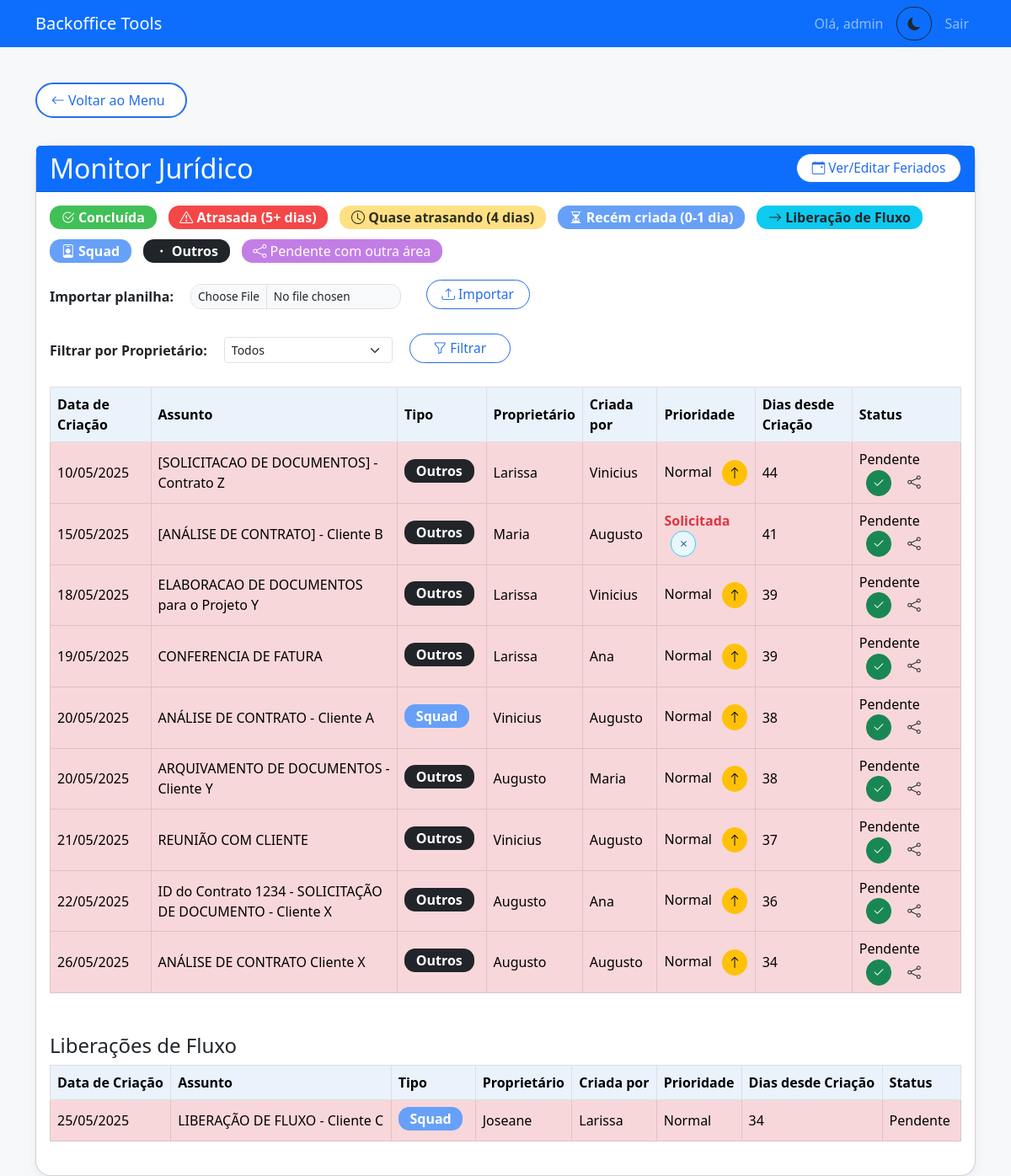
/monitor_juridico (signed in), run on the app's committed database.
### models.py (models this page shows, shortened)
class AtividadeJuridica(db.Model):
    id = db.Column(db.Integer, primary_key=True)
    tipo = db.Column(db.String(120), nullable=True)
    assunto = db.Column(db.String(255), nullable=True)
    data_criacao = db.Column(db.Date, nullable=False)
    proprietario = db.Column(db.String(120), nullable=True)
    criado_por = db.Column(db.String(120), nullable=True)
    prioridade = db.Column(db.String(50), default='Normal')
    status = db.Column(db.String(50), default='Pendente')
    data_ultimo_status = db.Column(db.DateTime, default=datetime.utcnow)
    areas_pendentes = db.Column(db.String(255), nullable=True)

### app.py (the view, shortened to what this page needs)
@app.route('/monitor_juridico', methods=['GET', 'POST'])
@permission_required('can_access_monitor_juridico')
def monitor_juridico():
    all_holidays_db = Feriado.query.order_by(Feriado.data).all()
    feriados_for_calc = {f.data for f in all_holidays_db}
    feriados_str = [f.format_date_br() for f in all_holidays_db]
    erro = None
    filter_proprietario = request.args.get('filter_proprietario', '').strip()
    def primeiro_nome(nome_completo):
        return str(nome_completo).strip().split(' ')[0] if nome_completo and str(nome_completo).strip() else ""
    query_atividades = AtividadeJuridica.query
    all_activities_from_db = query_atividades.all()
    atividades_geral = []
    atividades_liberacao = []
    for row_obj in all_activities_from_db:
        data_criacao = row_obj.data_criacao
        assunto = row_obj.assunto
        proprietario = primeiro_nome(row_obj.proprietario)
        criado_por = primeiro_nome(row_obj.criado_por)
        prioridade = row_obj.prioridade
        current_status_db = row_obj.status
        tipo_atividade = row_obj.tipo
        areas_pendentes_db = row_obj.areas_pendentes
        hoje = datetime.now().date()
        dias = dias_uteis_entre_datas(data_criacao, hoje, feriados_for_calc)
        cor = ''
        status_display = current_status_db
        if str(current_status_db).lower() == 'concluída':
            cor = 'table-success'
            status_display = 'Concluída'
        elif areas_pendentes_db and areas_pendentes_db.strip() and areas_pendentes_db.lower() != 'null':
            cor = 'table-area-externa'
            status_display = f"Pendente: {areas_pendentes_db.replace(',', ', ')}"
        elif isinstance(dias, int) and dias >= 5:
            cor = 'table-danger'
            status_display = 'Atrasada'
        elif isinstance(dias, int) and dias == 4:
            cor = 'table-warning'
            status_display = 'Quase atrasando'
        elif isinstance(dias, int) and dias <= 1:
            cor = 'table-primary'
            status_display = 'Recém criada'
        else:
            status_display = 'Pendente'
        atividade_dict = {
            'id': row_obj.id,
            'data_criacao': data_criacao.strftime('%d/%m/%Y'),
            'assunto': assunto,
            'proprietario': proprietario,
            'criador': criado_por,
            'prioridade': prioridade,
            'status': status_display,
            'dias': dias,
            'cor': cor,
            'tipo': tipo_atividade,
            'original_status': current_status_db,
            'areas_pendentes': areas_pendentes_db
        }
        if 'liberação de fluxo' in assunto.lower():
            atividades_liberacao.append(atividade_dict)
        else:
            atividades_geral.append(atividade_dict)
    atividades_geral = sorted(atividades_geral, key=lambda x: datetime.strptime(x['data_criacao'], "%d/%m/%Y"), reverse=False)
    atividades_liberacao = sorted(atividades_liberacao, key=lambda x: datetime.strptime(x['data_criacao'], "%d/%m/%Y"), reverse=False)
    unique_proprietarios = db.session.query(
        AtividadeJuridica.proprietario
    ).filter(AtividadeJuridica.proprietario != None).distinct().order_by(AtividadeJuridica.proprietario).all()
    unique_proprietarios_list = sorted(list(set(primeiro_nome(p[0]) for p in unique_proprietarios if p[0])))
    return render_template(
        'monitor_juridico.html',
        atividades=atividades_geral,
        liberacoes=atividades_liberacao,
        feriados=feriados_str,
        erro=erro,
        now=datetime.now(),
        unique_proprietarios=unique_proprietarios_list,
        filter_proprietario=filter_proprietario
    )

### templates/monitor_juridico.html (shortened to what this page needs)
{% extends "base.html" %}
{% block content %}
<a href="{{ url_for('menu') }}" class="btn btn-outline-primary mb-3">
    <i class="bi bi-arrow-left"></i> Voltar ao Menu
</a>
<div class="card mt-3">
    <div class="card-header bg-primary text-white d-flex justify-content-between align-items-center">
        <h2 class="mb-0">Monitor Jurídico</h2>
        <div class="d-flex align-items-center">
            <button type="button" class="btn btn-outline-primary btn-sm ms-2" data-bs-toggle="modal" data-bs-target="#modalFeriados" style="min-width:140px;">
                <i class="bi bi-calendar-event"></i> Ver/Editar Feriados
            </button>
        </div>
    </div>
    <div class="card-body">
        <div class="mb-3 d-flex flex-wrap gap-2 align-items-center">
            <span class="badge bg-success"><i class="bi bi-check2-circle"></i> Concluída</span>
            <span class="badge bg-danger"><i class="bi bi-exclamation-triangle"></i> Atrasada (5+ dias)</span>
            <span class="badge bg-warning text-dark"><i class="bi bi-clock"></i> Quase atrasando (4 dias)</span>
            <span class="badge bg-primary"><i class="bi bi-hourglass-split"></i> Recém criada (0-1 dia)</span>
            <span class="badge bg-info text-dark"><i class="bi bi-arrow-right"></i> Liberação de Fluxo</span>
            <span class="badge bg-primary text-white"><i class="bi bi-person-badge"></i> Squad</span>
            <span class="badge bg-dark text-white"><i class="bi bi-dot"></i> Outros</span>
            <span class="badge bg-area"><i class="bi bi-share"></i> Pendente com outra área</span>
        </div>
        <form method="post" enctype="multipart/form-data" class="d-flex align-items-center mb-4" style="gap:12px;">
            <label for="file" class="form-label mb-0 me-2"><strong>Importar planilha:</strong></label>
            <input class="form-control form-control-sm" style="width:250px;max-width:250px;display:inline-block;" type="file" id="file" name="file" accept=".xlsx,.xls">
            <button class="btn btn-outline-primary btn-sm ms-2" type="submit">
                <i class="bi bi-upload"></i> Importar
            </button>
        </form>
        <form method="GET" action="{{ url_for('monitor_juridico') }}" class="d-flex align-items-center mb-4" style="gap:12px;">
            <label for="filter_proprietario" class="form-label mb-0 me-2"><strong>Filtrar por Proprietário:</strong></label>
            <select class="form-select form-select-sm" style="width:200px;max-width:200px;display:inline-block;" id="filter_proprietario" name="filter_proprietario">
                <option value="">Todos</option>
            </select>
            <button class="btn btn-outline-primary btn-sm ms-2" type="submit">
                <i class="bi bi-funnel"></i> Filtrar
            </button>
        </form>
        <div class="table-responsive">
            <table class="table table-bordered align-middle" id="tabelaAtividades">
                <thead class="table-light">
                    <tr>
                        <th>Data de Criação</th>
                        <th>Assunto</th>
                        <th>Tipo</th>
                        <th>Proprietário</th>
                        <th>Criada por</th>
                        <th>Prioridade</th>
                        <th>Dias desde Criação</th>
                        <th>Status</th>
                    </tr>
                </thead>
                <tbody id="tbodyAtividades">
                    {% for a in atividades %}
                        <tr class="{{ a.cor }}" data-original-class="{{ a.cor }}" data-id="{{ a.id }}" data-dias="{{ a.dias }}">
                            <td>{{ a.data_criacao }}</td>
                            <td>{{ a.assunto }}</td>
                            <td>
                                {% if a.tipo and a.tipo.lower().startswith('squad') %}
                                    <span class="badge bg-primary">Squad</span>
                                {% elif a.tipo and a.tipo.lower() == 'outros' %}
                                    <span class="badge bg-dark">Outros</span>
                                {% elif a.tipo %}
                                    <span class="badge bg-success">{{ a.tipo }}</span>
                                {% else %}
                                    <span class="badge bg-secondary">Não informado</span>
                                {% endif %}
                            </td>
                            <td>{{ a.proprietario }}</td>
                            <td>{{ a.criador }}</td>
                            <td>
                                <span class="prioridade-label">{% if a.prioridade == 'Solicitada' %}<b class="text-danger">Solicitada</b>{% else %}{{ a.prioridade or 'Normal'}}{% endif %}</span>
                                <button type="button" class="btn btn-warning btn-sm btn-prioridade ms-2" title="Priorizar"
                                        {% if a.prioridade == 'Solicitada' %}style="display:none;"{% endif %}>
                                    <i class="bi bi-arrow-up"></i>
                                </button>
                                <button type="button" class="btn btn-outline-secondary btn-sm btn-desprioridade ms-2" title="Remover Prioridade"
                                        {% if a.prioridade != 'Solicitada' %}style="display:none;"{% endif %}>
                                    <i class="bi bi-x"></i>
                                </button>
                            </td>
                            <td>{{ a.dias }}</td>
                            <td>
                                <span class="span-status">
                                    {% if a.original_status.lower() == 'concluída' %}
                                        Concluída
                                    {% elif a.areas_pendentes and a.areas_pendentes != 'null' %}
                                        Pendente: {{ a.areas_pendentes.replace(',', ', ') }}
                                    {% else %}
                                        {{ a.original_status or '' }}
                                    {% endif %}
                                </span>
                                <button type="button" class="btn btn-success btn-sm btn-status ms-2" title="Marcar como concluída"
                                    {% if a.original_status.lower() == 'concluída' %}style="display:none;"{% endif %}>
                                    <i class="bi bi-check2"></i>
                                </button>
                                <button type="button" class="btn btn-outline-area btn-outraarea ms-2" title="Marcar como pendente com outra área"
                                    {% if a.original_status.lower() == 'concluída' %}style="display:none;"{% endif %}>
                                    <i class="bi bi-share"></i>
                                </button>
                            </td>
                        </tr>
                    {% endfor %}
                </tbody>
            </table>
        </div>
        {% if liberacoes %}
        <h4 class="mt-4 mb-2">Liberações de Fluxo</h4>
        <div class="table-responsive">
            <table class="table table-bordered align-middle" id="tabelaLiberacoes">
                <thead class="table-light">
                    <tr>
                        <th>Data de Criação</th>
                        <th>Assunto</th>
                        <th>Tipo</th>
                        <th>Proprietário</th>
                        <th>Criada por</th>
                        <th>Prioridade</th>
                        <th>Dias desde Criação</th>
                        <th>Status</th>
                    </tr>
                </thead>
                <tbody id="tbodyLiberacoes">
                    {% for l in liberacoes %}
                        <tr class="{{ l.cor }}" data-original-class="{{ l.cor }}" data-id="{{ l.id }}" data-dias="{{ l.dias }}">
                            <td>{{ l.data_criacao }}</td>
                            <td>{{ l.assunto }}</td>
                            <td>
                                {% if l.tipo and l.tipo.lower().startswith('squad') %}
                                    <span class="badge bg-primary">Squad</span>
                                {% elif l.tipo and l.tipo.lower() == 'outros' %}
                                    <span class="badge bg-dark">Outros</span>
                                {% elif l.tipo %}
                                    <span class="badge bg-success">{{ l.tipo }}</span>
                                {% else %}
                                    <span class="badge bg-secondary">Não informado</span>
                                {% endif %}
                            </td>
                            <td>{{ l.proprietario }}</td>
                            <td>{{ l.criador }}</td>
                            <td><span class="prioridade-label">{{ l.prioridade or 'Normal'}}</span></td>
                            <td>{{ l.dias }}</td>
                            <td>
                                <span class="span-status">
                                    {% if l.original_status.lower() == 'concluída' %}
                                        Concluída
                                    {% elif l.areas_pendentes and l.areas_pendentes != 'null' %}
                                        Pendente: {{ l.areas_pendentes.replace(',', ', ') }}
                                    {% else %}
                                        {{ l.original_status or '' }}
                                    {% endif %}
                                </span>
                            </td>
                        </tr>
                    {% endfor %}
                </tbody>
            </table>
        </div>
        {% endif %}
    </div>
</div>
{% endblock %}

### data on the page
AtividadeJuridica: data_criacao "10/05/2025", assunto "[SOLICITACAO DE DOCUMENTOS] - Contrato Z", tipo "Outros", proprietario "Larissa", criador "Vinicius", prioridade "Normal", dias "44", status "Pendente"
AtividadeJuridica: data_criacao "15/05/2025", assunto "[ANÁLISE DE CONTRATO] - Cliente B", tipo "Outros", proprietario "Maria", criador "Augusto", prioridade "Solicitada", dias "41", status "Pendente"
AtividadeJuridica: data_criacao "18/05/2025", assunto "ELABORACAO DE DOCUMENTOS para o Projeto Y", tipo "Outros", proprietario "Larissa", criador "Vinicius", prioridade "Normal", dias "39", status "Pendente"
AtividadeJuridica: data_criacao "19/05/2025", assunto "CONFERENCIA DE FATURA", tipo "Outros", proprietario "Larissa", criador "Ana", prioridade "Normal", dias "39", status "Pendente"
AtividadeJuridica: data_criacao "20/05/2025", assunto "ANÁLISE DE CONTRATO - Cliente A", shows "Squad", proprietario "Vinicius", criador "Augusto", prioridade "Normal", dias "38", status "Pendente"
AtividadeJuridica: data_criacao "20/05/2025", assunto "ARQUIVAMENTO DE DOCUMENTOS - Cliente Y", tipo "Outros", proprietario "Augusto", criador "Maria", prioridade "Normal", dias "38", status "Pendente"
AtividadeJuridica: data_criacao "21/05/2025", assunto "REUNIÃO COM CLIENTE", tipo "Outros", proprietario "Vinicius", criador "Augusto", prioridade "Normal", dias "37", status "Pendente"
AtividadeJuridica: data_criacao "22/05/2025", assunto "ID do Contrato 1234 - SOLICITAÇÃO DE DOCUMENTO - Cliente X", tipo "Outros", proprietario "Augusto", criador "Ana", prioridade "Normal", dias "36", status "Pendente"
AtividadeJuridica: data_criacao "26/05/2025", assunto "ANÁLISE DE CONTRATO Cliente X", tipo "Outros", proprietario "Augusto", criador "Augusto", prioridade "Normal", dias "34", status "Pendente"
AtividadeJuridica: data_criacao "25/05/2025", assunto "LIBERAÇÃO DE FLUXO - Cliente C", shows "Squad", proprietario "Joseane", criador "Larissa", prioridade "Normal", dias "34", status "Pendente"

### other printed values
{{ session['username'] }} "admin"
